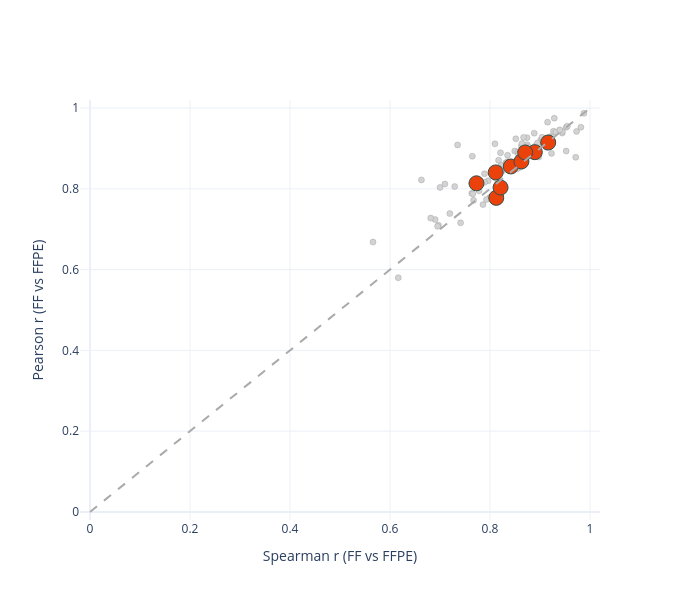

The code cell stored with this chart in its notebook:
### Markdown cell above
# Figure 4e
Pathway-level concordance of fresh-frozen and FFPE phosphoproteomes. For every KEGG pathway, Class I phosphosites are grouped by their parent protein (mouse KEGG annotation), and FF vs FFPE agreement is computed across that pathway's sites using both **Pearson** (linear/magnitude) and **Spearman** (rank, robust to FFPE dynamic-range compression) correlation of mean log2 intensities at 1 µg (complete cases, n=3 each). **Only pathways with ≥10 quantified sites are shown** (smaller pathways give unstable correlations). All KEGG pathways are plotted in grey; nine canonical signaling and brain/neuronal pathways are highlighted in red. Points clustering in the top-right near the diagonal indicate that the same pathways are recovered with the same quantitative behaviour from both materials.

*Methods note:* correlation inputs = per-site mean log2 Class I intensity (FF vs FFPE, 1 µg, complete cases); site→pathway grouping via parent-protein KEGG annotation (`mainAnnot.mus_musculus.txt`); pathways with ≥10 sites retained; both Pearson and Spearman reported. Notch and Jak-STAT signaling were excluded for <10 quantified Class I sites; Long-term potentiation and Axon guidance (relevant to brain tissue) are shown instead.

### Code cell
# Figure 4e - FF/FFPE per-pathway correlation across ALL KEGG pathways (>=10 sites).
from scipy import stats

ANNOT_PATH = r'data/mouse_kegg_annotation.tsv'
MIN_SITES  = 10
# canonical signaling + brain/neuronal pathways (Notch & Jak-STAT dropped: <10 Class I sites;
# replaced by Long-term potentiation and Axon guidance, both relevant to mouse brain)
HIGHLIGHT  = ['Wnt signaling pathway', 'MAPK signaling pathway', 'mTOR signaling pathway',
              'Calcium signaling pathway', 'ErbB signaling pathway', 'Insulin signaling pathway',
              'Neurotrophin signaling pathway', 'Long-term potentiation', 'Axon guidance']

# 1 ug FF vs FFPE Class I site means (complete cases), keep Protein_group for mapping
sd1 = process_ptm_site_report(
    pd.read_csv(next(RAW_DIR.glob('*1ug_FF_versus_FFPE_Report.tsv')), sep='\t', low_memory=False),
    cutoff=0.75)['site_data']
scols = [c for c in sd1.columns if c not in PROC_META]
ffpe_c = [c for c in scols if 'FFPE' in c]
ff_c   = [c for c in scols if 'FFPE' not in c and 'FF' in c]
keep = sd1[ff_c + ffpe_c].notna().all(axis=1)
sites = pd.DataFrame({'Protein_group': sd1.loc[keep, 'Protein_group'],
                      'FF_mean':   sd1.loc[keep, ff_c].mean(axis=1),
                      'FFPE_mean': sd1.loc[keep, ffpe_c].mean(axis=1)})

# parent-protein -> KEGG pathway mapping (exploded, deduplicated)
annot = pd.read_csv(ANNOT_PATH, sep='\t', low_memory=False)[['UniProt', 'KEGG name']].dropna()
annot = (annot.assign(Protein_group=annot['UniProt'].str.split(';'),
                      pathway=annot['KEGG name'].str.split(';'))
              .explode('Protein_group').explode('pathway')[['Protein_group', 'pathway']]
              .drop_duplicates())
merged = sites.merge(annot, on='Protein_group', how='inner')

rows = []
for path, g in merged.groupby('pathway'):
    if len(g) < MIN_SITES:
        continue
    rows.append({'pathway': path, 'n': len(g),
                 'Pearson':  stats.pearsonr(g['FFPE_mean'], g['FF_mean'])[0],
                 'Spearman': stats.spearmanr(g['FFPE_mean'], g['FF_mean'])[0]})
res = pd.DataFrame(rows)
res['highlight'] = res['pathway'].isin(HIGHLIGHT)
print(f'KEGG pathways with >= {MIN_SITES} sites: {len(res)}')
missing = [p for p in HIGHLIGHT if p not in set(res['pathway'])]
if missing:
    print('highlighted NOT shown (<min sites or unmatched):', missing)
print(res[res.highlight][['pathway', 'n', 'Pearson', 'Spearman']]
      .sort_values('pathway').round(3).to_string(index=False))
print('median (all shown): Pearson %.3f  Spearman %.3f' % (res['Pearson'].median(), res['Spearman'].median()))

lo = min(res[['Pearson', 'Spearman']].min().min(), 0)
g0, g1 = res[~res.highlight], res[res.highlight]
fig = go.Figure()
fig.add_trace(go.Scatter(
    x=g0['Spearman'], y=g0['Pearson'], mode='markers', name='other KEGG pathways',
    marker=dict(size=6, color='lightgrey', line=dict(width=0.3, color='grey')),
    text=g0['pathway'], hovertemplate='%{text}<br>Sp=%{x:.2f}  Pe=%{y:.2f}<extra></extra>'))
fig.add_trace(go.Scatter(
    x=g1['Spearman'], y=g1['Pearson'], mode='markers', name='signaling / neuronal pathways',
    marker=dict(size=15, color='#EB420C', line=dict(width=1, color='DarkSlateGray')),
    text=g1['pathway'], hovertemplate='%{text}<br>Sp=%{x:.2f}  Pe=%{y:.2f}<extra></extra>'))
fig.add_shape(type='line', x0=lo, y0=lo, x1=1, y1=1,
              line=dict(color='darkgrey', width=2, dash='dash'))
fig.update_layout(width=680, height=600, template='plotly_white',
                  xaxis_title='Spearman r (FF vs FFPE)', yaxis_title='Pearson r (FF vs FFPE)', showlegend = False)
fig.update_xaxes(range=[lo - 0.02, 1.02]); fig.update_yaxes(range=[lo - 0.02, 1.02])
fig.show()
fig.write_image(r'figures/figure4/figure4e.pdf', width=600, height=600)

### Figure 1 — Plotly figure (JSON) as saved in the notebook; plotly's stock layout.template omitted (floating-point values rounded to 4 significant figures)
{"data": [{"hovertemplate": "%{text}<br>Sp=%{x:.2f}  Pe=%{y:.2f}<extra></extra>", "marker": {"color": "lightgrey", "line": {"color": "grey", "width": 0.3}, "size": 6}, "mode": "markers", "name": "other KEGG pathways", "text": ["Acute myeloid leukemia", "Adherens junction", "Adipocytokine signaling pathway", "African trypanosomiasis", "Aldosterone-regulated sodium reabsorption", "Alzheimer's disease", "Amoebiasis", "Amyotrophic lateral sclerosis (ALS)", "Antigen processing and presentation", "Apoptosis", "Arginine and proline metabolism", "Arrhythmogenic right ventricular cardiomyopathy (ARVC)", "B cell receptor signaling pathway", "Bacterial invasion of epithelial cells", "Bile secretion", "Bladder cancer", "Carbohydrate digestion and absorption", "Carbon fixation in photosynthetic organisms", "Cardiac muscle contraction", "Cell adhesion molecules (CAMs)", "Cell cycle", "Chagas disease (American trypanosomiasis)", "Chemokine signaling pathway", "Chronic myeloid leukemia", "Citrate cycle (TCA cycle)", "Colorectal cancer", "Dilated cardiomyopathy", "ECM-receptor interaction", "Endocrine and other factor-regulated calcium reabsorption", "Endocytosis", "Endometrial cancer", "Epithelial cell signaling in Helicobacter pylori infection", "Fc epsilon RI signaling pathway", "Fc gamma R-mediated phagocytosis", "Focal adhesion", "Fructose and mannose metabolism", "Gap junction", "Gastric acid secretion", "Glioma", "Glycerolipid metabolism", "Glycerophospholipid metabolism", "Glycolysis / Gluconeogenesis", "GnRH signaling pathway", "Hepatitis C", "Huntington's disease", "Hypertrophic cardiomyopathy (HCM)", "Inositol phosphate metabolism", "Leukocyte transendothelial migration", "Long-term depression", "Lysosome", "MAPK signaling pathway - yeast", "Melanogenesis", "Melanoma", "Mineral absorption", "NOD-like receptor signaling pathway", "Natural killer cell mediated cytotoxicity", "Neuroactive ligand-receptor interaction", "Non-small cell lung cancer", "Olfactory transduction", "Oocyte meiosis", "Osteoclast differentiation", "Oxidative phosphorylation", "Pancreatic cancer", "Pancreatic secretion", "Parkinson's disease", "Pathogenic Escherichia coli infection", "Pathways in cancer", "Pentose phosphate pathway", "Phagosome", "Phosphatidylinositol signaling system", "Phototransduction - fly", "Plant-pathogen interaction", "Prion diseases", "Progesterone-mediated oocyte maturation", "Prostate cancer", "Proteasome", "Protein digestion and absorption", "Protein processing in endoplasmic reticulum", "Proximal tubule bicarbonate reclamation", "Purine metabolism", "Pyruvate metabolism", "RNA degradation", "RNA transport", "Regulation of actin cytoskeleton", "Renal cell carcinoma", "Ribosome", "Ribosome biogenesis in eukaryotes", "SNARE interactions in vesicular transport", "Salivary secretion", "Shigellosis", "Spliceosome", "T cell receptor signaling pathway", "Taste transduction", "Thyroid cancer", "Tight junction", "Toll-like receptor signaling pathway", "Type II diabetes mellitus", "Ubiquitin mediated proteolysis", "VEGF signaling pathway", "Vascular smooth muscle contraction", "Vasopressin-regulated water reabsorption", "Vibrio cholerae infection", "Viral myocarditis", "ko05152", "mRNA surveillance pathway"], "type": "scatter", "x": [0.6902, 0.8759, 0.8865, 0.9445, 0.896, 0.89, 0.9525, 0.8516, 0.7352, 0.8557, 0.9545, 0.8379, 0.7294, 0.8495, 0.7098, 0.7636, 0.7672, 0.9286, 0.7782, 0.9251, 0.6165, 0.8635, 0.8744, 0.6969, 0.8884, 0.8351, 0.846, 0.7196, 0.891, 0.8639, 0.8238, 0.7963, 0.6814, 0.8551, 0.8668, 0.8741, 0.8895, 0.8736, 0.8849, 0.9715, 0.923, 0.9446, 0.8976, 0.8036, 0.8912, 0.8251, 0.9016, 0.9127, 0.8812, 0.7647, 0.9731, 0.913, 0.7, 0.7412, 0.9268, 0.8762, 0.822, 0.8985, 0.8318, 0.8186, 0.8603, 0.8, 0.793, 0.8345, 0.9042, 0.923, 0.854, 0.9152, 0.9117, 0.9185, 0.8977, 0.9817, 0.8578, 0.8556, 0.8571, 0.9878, 0.786, 0.8172, 0.775, 0.8345, 0.9316, 0.8099, 0.8179, 0.8543, 0.8162, 0.9523, 0.566, 0.8671, 0.833, 0.8846, 0.818, 0.8169, 0.8211, 0.8626, 0.8114, 0.789, 0.7654, 0.7893, 0.8641, 0.8207, 0.9395, 0.8949, 0.6629, 0.8699, 0.6953], "y": [0.724, 0.8852, 0.8844, 0.9381, 0.8985, 0.8862, 0.9526, 0.9239, 0.9087, 0.8571, 0.955, 0.8611, 0.8056, 0.8936, 0.8118, 0.7893, 0.7715, 0.975, 0.7951, 0.9172, 0.58, 0.8865, 0.909, 0.7101, 0.9378, 0.8832, 0.8617, 0.7389, 0.9054, 0.8654, 0.8539, 0.8201, 0.7275, 0.868, 0.8914, 0.9267, 0.9046, 0.8779, 0.8874, 0.8782, 0.9298, 0.9421, 0.8789, 0.8434, 0.8846, 0.8447, 0.9209, 0.9245, 0.8953, 0.8807, 0.9422, 0.9028, 0.8036, 0.7158, 0.9426, 0.904, 0.8585, 0.9067, 0.8648, 0.778, 0.8532, 0.7792, 0.7735, 0.867, 0.9277, 0.8878, 0.8702, 0.9652, 0.925, 0.928, 0.8983, 0.9524, 0.8856, 0.891, 0.8863, 0.987, 0.7609, 0.8709, 0.8047, 0.854, 0.9408, 0.9114, 0.8374, 0.8498, 0.8165, 0.8936, 0.6681, 0.9274, 0.8641, 0.8921, 0.8514, 0.8474, 0.8894, 0.9066, 0.826, 0.8375, 0.7873, 0.8161, 0.9122, 0.8486, 0.9462, 0.9135, 0.8222, 0.878, 0.7072]}, {"hovertemplate": "%{text}<br>Sp=%{x:.2f}  Pe=%{y:.2f}<extra></extra>", "marker": {"color": "#EB420C", "line": {"color": "DarkSlateGray", "width": 1}, "size": 15}, "mode": "markers", "name": "signaling / neuronal pathways", "text": ["Axon guidance", "Calcium signaling pathway", "ErbB signaling pathway", "Insulin signaling pathway", "Long-term potentiation", "MAPK signaling pathway", "Neurotrophin signaling pathway", "Wnt signaling pathway", "mTOR signaling pathway"], "type": "scatter", "x": [0.7729, 0.8416, 0.8896, 0.8114, 0.8629, 0.8703, 0.8126, 0.9164, 0.8211], "y": [0.8137, 0.8554, 0.8908, 0.8407, 0.8679, 0.89, 0.7777, 0.9147, 0.8032]}], "layout": {"height": 600, "shapes": [{"line": {"color": "darkgrey", "dash": "dash", "width": 2}, "type": "line", "x0": 0, "x1": 1, "y0": 0, "y1": 1}], "showlegend": false, "width": 680, "xaxis": {"range": [-0.02, 1.02], "title": {"text": "Spearman r (FF vs FFPE)"}}, "yaxis": {"range": [-0.02, 1.02], "title": {"text": "Pearson r (FF vs FFPE)"}}}}
